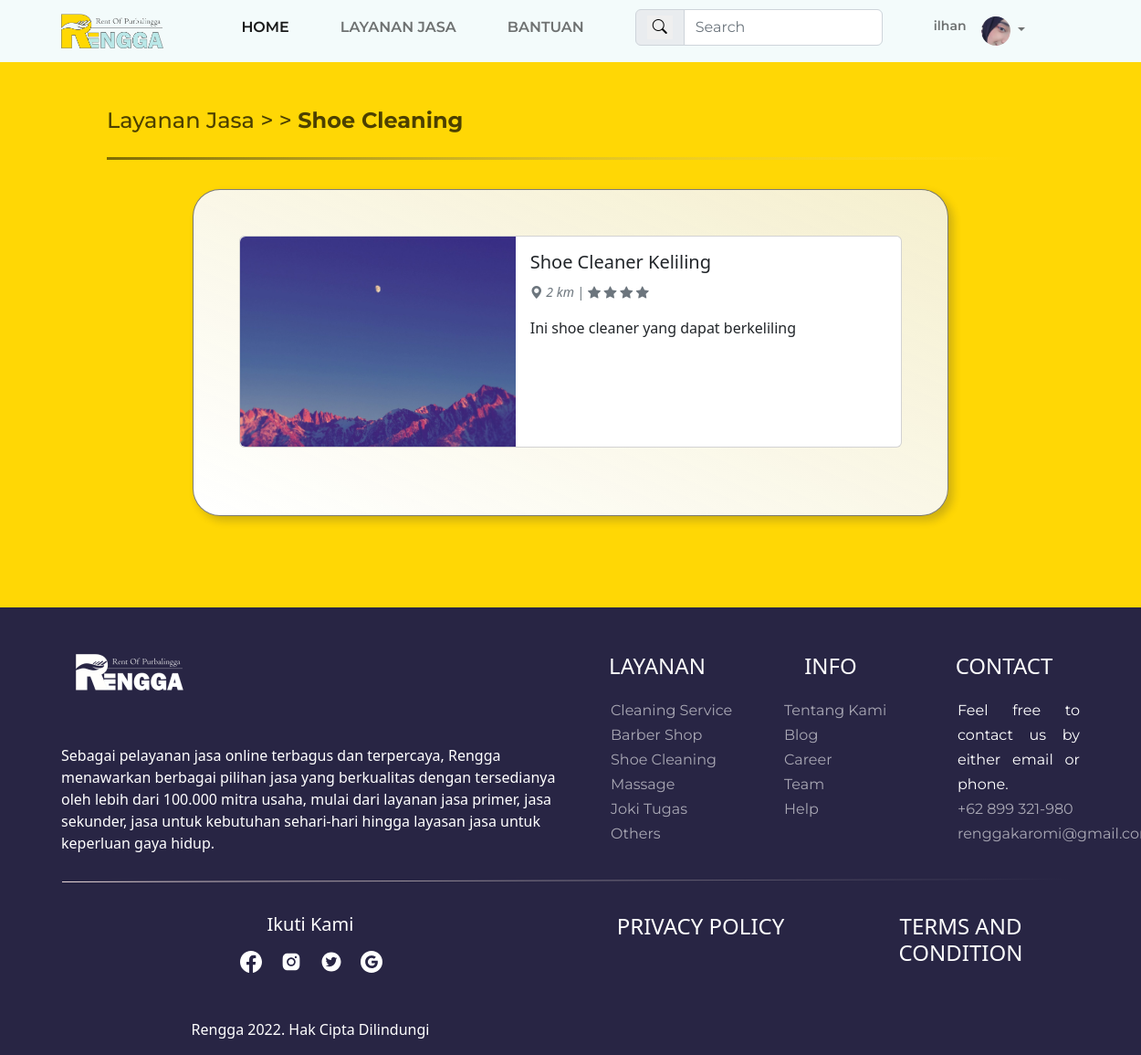
Screenshot of /detail-shoecleaning.php (signed in) with the database file from the repository.
### tables this page shows
CREATE TABLE `data_user` (
  `id_user` int(255) NOT NULL,
  `username` varchar(100) NOT NULL,
  `nama` varchar(250) NOT NULL,
  `password` varchar(100) NOT NULL,
  `email` varchar(100) NOT NULL,
  `handphone` varchar(20) NOT NULL,
  `jenis_kelamin` varchar(10) NOT NULL,
  `tanggal_lahir` date NOT NULL,
  `alamat` text NOT NULL,
  `foto` varchar(255) NOT NULL DEFAULT 'kucingsopan.jpeg'
);

CREATE TABLE `data_layanan` (
  `id_layanan` int(255) NOT NULL,
  `id_toko` int(255) NOT NULL,
  `nama_layanan` varchar(255) NOT NULL,
  `jenis_layanan` varchar(50) NOT NULL,
  `harga_layanan` decimal(15,2) NOT NULL,
  `deskripsi_layanan` text NOT NULL,
  `foto_layanan` varchar(255) NOT NULL DEFAULT 'Frame 23.png'
);

### detail-shoecleaning.php (the view, shortened to what this page needs)
<?php
  include "koneksi.php";
  $username = $_SESSION['login'];
  $stmt1 = mysqli_prepare($koneksi, "select * from data_user where username=?");
  mysqli_stmt_bind_param($stmt1, 's', $username);
  mysqli_stmt_execute($stmt1);
  $user = mysqli_fetch_array(mysqli_stmt_get_result($stmt1));
   $query = mysqli_query($koneksi, "select * from data_layanan where jenis_layanan='shoecleaning'");
?>
<!DOCTYPE html>
<html lang="en">
<head>
    <link href="https://cdn.jsdelivr.net/npm/bootstrap@5.2.0-beta1/dist/css/bootstrap.min.css" rel="stylesheet"
>
    <link rel="stylesheet" href="CSS/style.css?v=<?= time(); ?>">
    <link rel="stylesheet" href="https://cdn.jsdelivr.net/npm/bootstrap-icons@1.8.2/font/bootstrap-icons.css">
</head>
<body>
    <nav class="navbar navbar-expand-lg sticky-top">
        <div class="container">
        <a class="navbar-brand" href="index-login.html"><img src="css/assets/logo.png" alt="logo" /></a>
        <div class="collapse navbar-collapse" id="navbarNavAltMarkup">
            <div class="navbar-nav ms-auto">
            <a class="nav-link a active" aria-current="page" href="index-login.php">Home</a>
            <a class="nav-link a" href="layanan-login.php">Layanan Jasa</a>
            <a class="nav-link a" href="pusat-bantuan-login.html">Bantuan</a>
            <form class="nav-link d-flex input-group" role="search">
                <span class="input-group-text" id="basic-addon1"
                ><button type="submit" style="border: none"><i class="bi bi-search"></i></button
                ></span>
                <input type="search" class="form-control" placeholder="Search" aria-label="Search" aria-describedby="basic-addon1" />
            </form>
            <span class="nav-link login"><?php echo $_SESSION["login"]; ?></span>
            <div class="nav-item dropdown">
                <a class="nav-link dropdown-toggle" href="#" id="navbarScrollingDropdown" role="button" data-bs-toggle="dropdown" aria-expanded="false">
                <img class="navbar_photo" src="photos/profile_photo/<?php echo $user['foto']; ?>" alt="profile" />
                </a>
            </div>
            </div>
        </div>
        </div>
    </nav>
    <div class="container-fluid detail">
        <div class="container detail-layanan">
            <div class="judul">
                <h4>Layanan Jasa > > <b>Shoe Cleaning</b></h4>
                <img src="CSS/assets/Line 1.svg" alt="line">
            </div>
            <div class="layanan">
                <?php foreach($query as $layanan) { ?>
                    <a href="<?= "detail_layanan.php?id_layanan=".$layanan['id_layanan']; ?>" class="text-decoration-none text-reset">
                        <div class="card mb-4" style="max-width: 800px;">
                            <div class="row g-0">
                                <div class="col-md-5">
                                    <img src="photos/layanan_photo/<?php echo $layanan['foto_layanan'] ?>" class="img-fluid rounded-start gambar_layanan" alt="mc1" style="width:400px; height:230px">
                                </div>
                                <div class="col-md-7">
                                    <div class="card-body">
                                        <h5 class="card-title"><label for=""><?= $layanan['nama_layanan'] ?></label></h5>
                                        <p class="card-text"><small class="text-muted"><i class="bi bi-geo-alt-fill"> 2
                                                    km</i> | <i class="bi bi-star-fill"> </i> <i
                                                    class="bi bi-star-fill"></i>
                                                </i> <i class="bi bi-star-fill"> </i> <i class="bi bi-star-fill"> </i>
                                            </small></p>
                                        <p class="card-text"><?= $layanan['deskripsi_layanan'] ?></p>
                                    </div>
                                </div>
                            </div>
                        </div>
                    </a>
                <?php } ?>
            </div>
        </div>
    </div>
    <footer>
        <div class="container-fluid footer">
            <div class="container footer1">
                <div class="row footer2">
                    <div class="col-sm-6">
                        <img src="CSS/assets/footer-logo.png" alt="logo">
                        <p>Sebagai pelayanan jasa online terbagus dan terpercaya, Rengga menawarkan berbagai pilihan
                            jasa yang
                            berkualitas dengan tersedianya oleh lebih dari 100.000 mitra usaha, mulai dari layanan jasa
                            primer, jasa
                            sekunder, jasa untuk kebutuhan sehari-hari hingga layasan jasa untuk keperluan gaya hidup.
                        </p>
                        <img src="CSS/assets/line3.svg  " alt="line">
                    </div>
                    <div class="col-sm-2">
                        <h4>LAYANAN</h4>
                        <ul>
                            <li><a href="detail-cleaning-service.html">Cleaning Service</a></li>
                            <li><a href="detail-barbershop.html">Barber Shop</a></li>
                            <li><a href="detail-shoecleaning.html">Shoe Cleaning</a></li>
                            <li><a href="detail-massage.html">Massage</a></li>
                            <li><a href="detail-jokitugas.html">Joki Tugas</a></li>
                            <li><a href="layanan-login.html">Others</a></li>
                        </ul>
                    </div>
                    <div class="col-sm-2">
                        <h4>INFO</h4>
                        <ul>
                            <li><a href="#">Tentang Kami</a></li>
                            <li><a href="#">Blog</a></li>
                            <li><a href="#">Career</a></li>
                            <li><a href="#">Team</a></li>
                            <li><a href="pusat-bantuan-login.html">Help</a></li>
                        </ul>
                    </div>
                    <div class="col-sm-2">
                        <h4>CONTACT</h4>
                        <ul>
                            <li>Feel free to contact us by either email or phone.</li>
                            <li><a href="#">+62 899 321-980</a></li>
                            <li><a href="#">renggakaromi@gmail.com</a></li>
                        </ul>
                    </div>
                </div>
                <div class="row footer3">
                    <div class="col-sm-6">
                        <h5>Ikuti Kami</h5>
                        <ul>
                            <li><a href="#"><img src="CSS/assets/fb.svg" alt="fb"></a></li>
                            <li><a href="#"><img src="CSS/assets/instagram.svg" alt="fb"></a></li>
                            <li><a href="#"><img src="CSS/assets/twitter.svg" alt="fb"></a></li>
                            <li><a href="#"><img src="CSS/assets/google.svg" alt="fb"></a></li>
                        </ul>
                        <p>Rengga 2022. Hak Cipta Dilindungi
                        </p>
                    </div>
                    <div class="col-sm-3">
                        <a href="#">
                            <h4>PRIVACY POLICY</h4>
                        </a>
                    </div>
                    <div class="col-sm-3">
                        <a href="#">
                            <h4>TERMS AND CONDITION</h4>
                        </a>
                    </div>
                </div>
            </div>
        </div>
    </footer>
</body>
</html>

### CSS/style.css (style rules this page uses)
:root { --carousel-jasa-height: 60vh; }
body { margin: 0; padding: 0; box-sizing: border-box; }
.gambar_layanan { object-fit: cover; object-position: center; width: 100%; height: 15rem; }
.navbar_photo { object-fit: cover; object-position: center; border-radius: 50%; width: 2rem; height: 2rem; }
.nav-link { margin-bottom: 20px; font-family: "Montserrat", sans-serif; font-size: 20px; }
.navbar-brand img { margin: 0px; width: 7rem; }
.navbar .input-group { height: min-content; padding: 0; }
.container-fluid { background-color: #ffd705; }
.judul { font-family: "Montserrat", sans-serif; font-size: 32px; color: rgba(0, 0, 0, 0.7); line-height: 101.5%; margin-bottom: 20px; margin-left: 50px; }
.footer { background-color: #282544; color: #fff; }
.footer3 { margin-top: 25px; text-align: center; }
.footer2 h4 { margin-top: 50px; text-align: center; margin-bottom: 20px; }
.footer2 ul { font-family: "Montserrat", sans-serif; list-style: none; font-size: 16px; text-align: justify; line-height: 27px; }
.footer3 ul { margin-right: 50px; margin-top: 15px; list-style: none; display: flex; justify-content: center; }
.footer3 p { margin-top: 50px; }
.footer3 ul li { margin-left: 20px; text-align: center; }
.footer1 .footer2 a { text-decoration: none; color: rgba(255, 255, 255, 0.6); }
.footer1 .footer3 a { text-decoration: none; color: rgba(255, 255, 255, 1); }
.login { margin-bottom: 30px; }
.container.detail-layanan { padding-top: 50px; padding-bottom: 100px; }
.container.detail-layanan .layanan { width: max-content; background-image: linear-gradient(to top right, rgba(255, 255, 255, 100%), rgba(243, 243, 243, 85%)); border: 1.5px solid rgba(0, 0, 0, 0.5); box-shadow: 5px 5px 10px rgba(11, 22, 62, 20%); padding: 50px 50px 50px 50px; margin: auto; border-radius: 30px; }
.container.detail-layanan .layanan a { text-decoration: none; color: black; }
.container.detail-layanan .layanan img { height: 100%; }
@media (min-width: 992px) { .navbar { padding: 10px; background-color: #f3fbfb; } }
@media (min-width: 992px) { .nav-link { margin-right: 40px; text-transform: uppercase; margin-bottom: 0px; font-family: "Montserrat", sans-serif; font-size: 16px; font-weight: 600; min-width: fit-content; } }
@media (min-width: 992px) { .nav-link.login { margin-right: 0px; text-transform: none; font-size: 14px; } }
@media (min-width: 992px) { .nav-item { margin-right: 12px; border: 1px solid black; } }
@media (min-width: 992px) { .nav-item.dropdown { border: none; } }

### rows the page displays
data_user: foto (picture)
data_layanan: foto_layanan (picture), nama_layanan "Shoe Cleaner Keliling", deskripsi_layanan "Ini shoe cleaner yang dapat berkeliling"

### other values shown
$_SESSION["login"] "ilhan"
